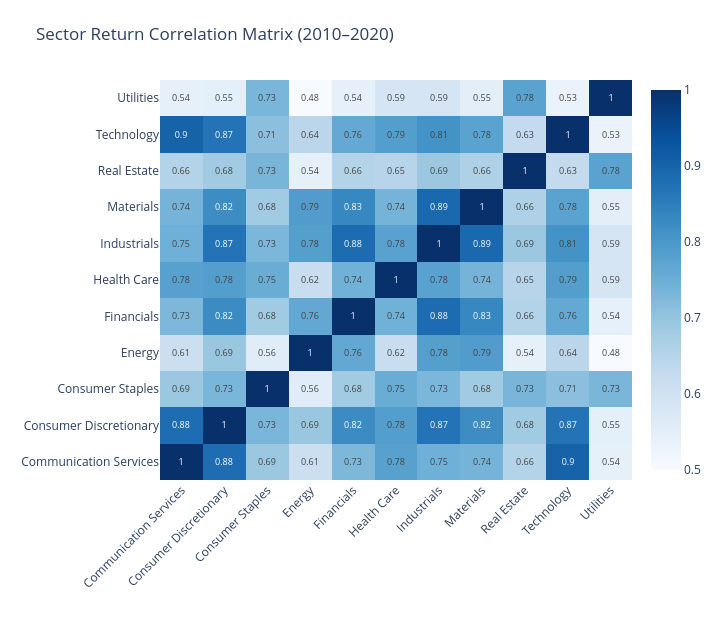

The notebook cell this image was saved under:
### Markdown cell above
### 3.3 Sector Return Correlation Matrix

Values near 1 indicate sectors that move together, reducing diversification benefit.

### Code cell
returns_wide = returns.pivot_table(index='date', columns='sector', values='daily_return')
plot_correlation_heatmap(returns_wide).show()
